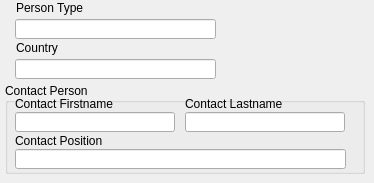
        <widget class="QWidget" name="tab_10">
         <attribute name="title">
          <string>LandUK Info</string>
         </attribute>
         <widget class="QGroupBox" name="groupBox_4">
          <property name="geometry">
           <rect>
            <x>5</x>
            <y>83</y>
            <width>360</width>
            <height>91</height>
           </rect>
          </property>
          <property name="title">
           <string>Contact Person</string>
          </property>
          <widget class="QLabel" name="label_14">
           <property name="geometry">
            <rect>
             <x>10</x>
             <y>13</y>
             <width>161</width>
             <height>16</height>
            </rect>
           </property>
           <property name="text">
            <string>Contact Firstname</string>
           </property>
          </widget>
          <widget class="QLineEdit" name="contact_firstname_edit">
           <property name="geometry">
            <rect>
             <x>10</x>
             <y>29</y>
             <width>160</width>
             <height>20</height>
            </rect>
           </property>
           <property name="readOnly">
            <bool>true</bool>
           </property>
          </widget>
          <widget class="QLineEdit" name="contact_lastname_edit">
           <property name="geometry">
            <rect>
             <x>180</x>
             <y>29</y>
             <width>160</width>
             <height>20</height>
            </rect>
           </property>
           <property name="readOnly">
            <bool>true</bool>
           </property>
          </widget>
          <widget class="QLabel" name="label_15">
           <property name="geometry">
            <rect>
             <x>180</x>
             <y>13</y>
             <width>161</width>
             <height>16</height>
            </rect>
           </property>
           <property name="text">
            <string>Contact Lastname</string>
           </property>
          </widget>
          <widget class="QLineEdit" name="contact_position_edit">
           <property name="geometry">
            <rect>
             <x>10</x>
             <y>66</y>
             <width>331</width>
             <height>20</height>
            </rect>
           </property>
           <property name="readOnly">
            <bool>true</bool>
           </property>
          </widget>
          <widget class="QLabel" name="label_16">
           <property name="geometry">
            <rect>
             <x>10</x>
             <y>50</y>
             <width>331</width>
             <height>16</height>
            </rect>
           </property>
           <property name="text">
            <string>Contact Position</string>
           </property>
          </widget>
         </widget>
         <widget class="QLineEdit" name="landuk_person_type_edit">
          <property name="geometry">
           <rect>
            <x>15</x>
            <y>19</y>
            <width>201</width>
            <height>20</height>
           </rect>
          </property>
          <property name="readOnly">
           <bool>true</bool>
          </property>
         </widget>
         <widget class="QLineEdit" name="landuk_country_edit">
          <property name="geometry">
           <rect>
            <x>15</x>
            <y>59</y>
            <width>201</width>
            <height>20</height>
           </rect>
          </property>
          <property name="readOnly">
           <bool>true</bool>
          </property>
         </widget>
         <widget class="QLabel" name="label_17">
          <property name="geometry">
           <rect>
            <x>16</x>
            <y>40</y>
            <width>161</width>
            <height>16</height>
           </rect>
          </property>
          <property name="text">
           <string>Country</string>
          </property>
         </widget>
         <widget class="QLabel" name="label_18">
          <property name="geometry">
           <rect>
            <x>16</x>
            <y>0</y>
            <width>161</width>
            <height>16</height>
           </rect>
          </property>
          <property name="text">
           <string>Person Type</string>
          </property>
         </widget>
        </widget>
